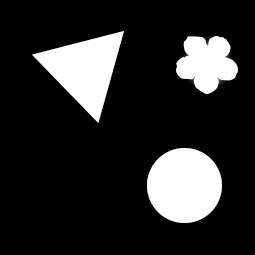
#> input picture 11/input_image.png, 255 x 255 px
$ python 11-4.py
#> lines starting #> are read from the running program, lines starting #| are printed output that depends on the picture; after the words box and inside, x2 and y2 are one past the last pixel; in counts of white or black regions, pixels touching at a corner belong together
import cv2
import os
import numpy as np

src = cv2.imread(os.path.dirname(os.path.abspath(__file__))+"/input_image.png", cv2.IMREAD_GRAYSCALE)
#> src is the input picture: shape (255, 255); min 0, max 255, mean 42.4

#二値化
gray = cv2.threshold(src, 0, 255, cv2.THRESH_BINARY | cv2.THRESH_OTSU)[1]
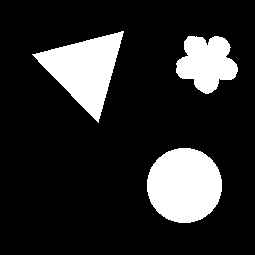
#> gray: shape (255, 255); 16.7% white; 3 white regions, box (x1, y1, x2, y2) and area: (147, 148, 222, 223) 4445, (32, 31, 124, 123) 3966, (176, 36, 238, 94) 2419

n, label = cv2.connectedComponents(gray)
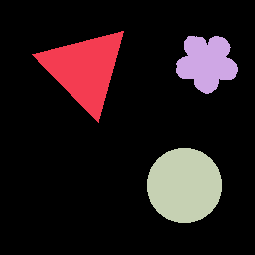
#> label: shape (255, 255) int32; 4 distinct labels, from 0 to 3; one colour per label, 0 black
#> n = 4

# ラベリング
color_src = cv2.cvtColor(gray, cv2.COLOR_GRAY2BGR)
height, width = gray.shape[:2]
#> height = 255; width = 255
colors = []

colors.append(np.array([0, 0, 0]))
colors.append(np.array([255, 0, 0]))
colors.append(np.array([0, 255, 0]))
colors.append(np.array([0, 0, 255]))

# 各領域に色付け
for y in range(0, height):
    for x in range(0, width):
        if label[y, x] > 0:
            color_src[y, x] = colors[label[y, x]]
        else:
            color_src[y, x] = [0, 0, 0]
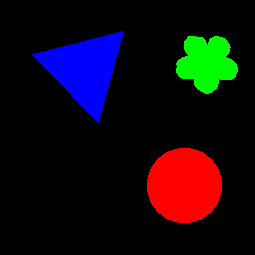
#> color_src: shape (255, 255, 3); mean B, G, R 15.6, 9.5, 17.4

#面積
label1 = cv2.connectedComponentsWithStats(gray)

data = np.delete(label1[2], 0, 0)
#> data = [[32, 31, 92, 92, 3966], [176, 36, 62, 58, 2419], [147, 148, 75, 75, 4445]]
center = np.delete(label1[3], 0, 0)
#> center = [[84.28, 69.03], [206.2, 62.45], [184, 185]]

for i in range(3):
    x0 = data[i][0]
    y1 = data[i][1] + data[i][3]
    if i==0:
        cv2.putText(color_src, " " +str(data[i][4]), (x0, y1+20), cv2.FONT_HERSHEY_PLAIN, 1, (255, 0, 0))
    elif i==1:
        cv2.putText(color_src, " " +str(data[i][4]), (x0, y1+20), cv2.FONT_HERSHEY_PLAIN, 1, (0, 255, 0))
    else:
        cv2.putText(color_src, " " +str(data[i][4]), (x0, y1+20), cv2.FONT_HERSHEY_PLAIN, 1, (0, 0, 255))
#> this loop made 3 passes
#> (x0, y1) on passes 1 to 3: (32, 123), (176, 94), (147, 223)
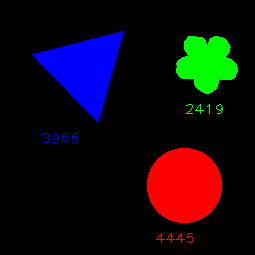
#> color_src: shape (255, 255, 3); 0.41% of pixels changed, all inside (x1, y1, x2, y2) = (42, 104, 223, 243)

cv2.imshow("output", color_src)

k = cv2.waitKey(0)
#> (key q is pressed here)
if k == ord('q'):
    cv2.imwrite(os.path.dirname(os.path.abspath(__file__))+"/11-4_output.bmp", color_src)
    cv2.destroyAllWindows()
